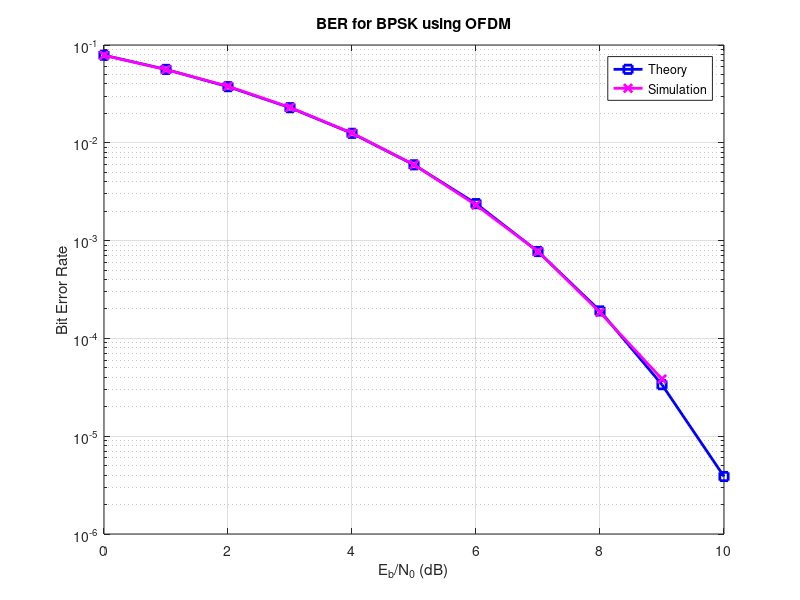

MATLAB code for this plot:
nFFT = 64; % FFT size
nDSC = 52; % Number of data subcarriers
nSym = 1e4; % Number of symbols
EbN0dB = 0:10; % Bit-to-noise ratio in dB
EsN0dB = EbN0dB + 10*log10(nDSC/nFFT) + 10*log10(64/80); % Convert to symbol SNR

nErr = zeros(1, length(EbN0dB)); % Initialize error storage

for ii = 1:length(EbN0dB)
    % Generate random bit stream
    ipBit = randi([0,1], 1, nDSC * nSym);  
    
    % BPSK Mapping (0 → -1, 1 → +1)
    ipMod = 2 * ipBit - 1;  

    % Reshape into OFDM symbols
    ipMod = reshape(ipMod, nDSC, nSym).';  

    % Assign to subcarriers (-26 to -1, +1 to +26)
    xF = [zeros(nSym,6), ipMod(:,1:nDSC/2), zeros(nSym,1), ipMod(:,nDSC/2+1:nDSC), zeros(nSym,5)];  

    % IFFT and normalize power
    xt = (nFFT / sqrt(nDSC)) * ifft(fftshift(xF.')).';  

    % Add cyclic prefix (last 16 samples prepended)
    xt = [xt(:,49:64), xt];  

    % Convert to serial stream
    xt = reshape(xt.', 1, []);  

    % Generate complex Gaussian noise
    nt = (randn(1, length(xt)) + 1j * randn(1, length(xt))) / sqrt(2);  

    % Add noise (accounting for cyclic prefix power loss)
    yt = sqrt(80/64) * xt + 10^(-EsN0dB(ii)/20) * nt;  

    % Reshape received signal into symbols
    yt = reshape(yt, 80, []).';  

    % Remove cyclic prefix
    yt = yt(:, 17:80);  

    % FFT and shift
    yF = (sqrt(nDSC) / nFFT) * fftshift(fft(yt.')).';  

    % Extract data subcarriers
    yMod = yF(:, [7:32, 34:59]);  

    % BPSK Demodulation (Threshold at 0)
    ipBitHat = real(yMod) > 0;  

    % Reshape back to bit sequence
    ipBitHat = reshape(ipBitHat.', 1, []);  

    % Count bit errors
    nErr(ii) = sum(ipBitHat ~= ipBit);  
end

% Compute simulated BER
simBer = nErr / (nDSC * nSym);  

% Compute theoretical BER for BPSK
theoryBer = (1/2) * erfc(sqrt(10.^(EbN0dB / 10)));  

% Plot results
figure;  
semilogy(EbN0dB, theoryBer, 'bs-', 'LineWidth', 2);  
hold on;  
semilogy(EbN0dB, simBer, 'mx-', 'LineWidth', 2);  
grid on;  

xlabel('E_b/N_0 (dB)');  
ylabel('Bit Error Rate');  
legend('Theory', 'Simulation');  
title('BER for BPSK using OFDM');  
